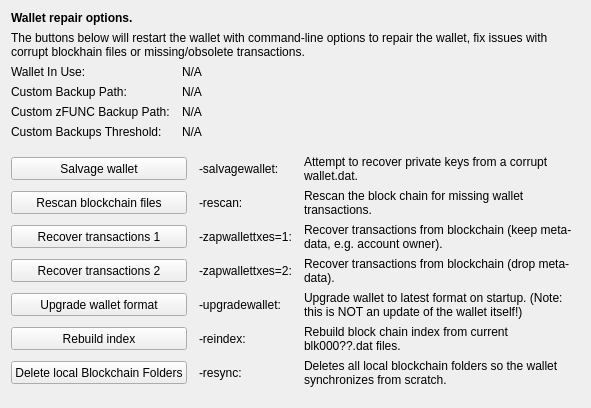
     <widget class="QWidget" name="tab_repair">
      <attribute name="title">
       <string>&amp;Wallet Repair</string>
      </attribute>
      <layout class="QGridLayout" name="gridLayout_4" columnstretch="0,0,0,0">
       <property name="horizontalSpacing">
        <number>12</number>
       </property>
       <item row="0" column="0" colspan="4">
        <widget class="QLabel" name="label_repair_header">
         <property name="font">
          <font>
           <weight>75</weight>
           <bold>true</bold>
          </font>
         </property>
         <property name="text">
          <string>Wallet repair options.</string>
         </property>
        </widget>
       </item>
       <item row="1" column="0" colspan="4">
        <widget class="QLabel" name="label_repair_helptext">
         <property name="font">
          <font>
           <weight>50</weight>
           <bold>false</bold>
          </font>
         </property>
         <property name="text">
          <string>The buttons below will restart the wallet with command-line options to repair the wallet, fix issues with corrupt blockhain files or missing/obsolete transactions.</string>
         </property>
         <property name="wordWrap">
          <bool>true</bool>
         </property>
        </widget>
       </item>
       <item row="2" column="0">
        <widget class="QLabel" name="wallet_path_label">
         <property name="text">
          <string>Wallet In Use:</string>
         </property>
        </widget>
       </item>
       <item row="2" column="1" colspan="3">
        <widget class="QLabel" name="wallet_path">
         <property name="cursor">
          <cursorShape>IBeamCursor</cursorShape>
         </property>
         <property name="text">
          <string>N/A</string>
         </property>
         <property name="textFormat">
          <enum>Qt::PlainText</enum>
         </property>
         <property name="textInteractionFlags">
          <set>Qt::LinksAccessibleByMouse|Qt::TextSelectableByKeyboard|Qt::TextSelectableByMouse</set>
         </property>
        </widget>
       </item>
       <item row="3" column="0">
        <widget class="QLabel" name="wallet_custombackuppath_label">
         <property name="visible">
          <bool>false</bool>
         </property>
         <property name="text">
          <string>Custom Backup Path:</string>
         </property>
        </widget>
       </item>
       <item row="3" column="1" colspan="3">
        <widget class="QLabel" name="wallet_custombackuppath">
         <property name="cursor">
          <cursorShape>IBeamCursor</cursorShape>
         </property>
         <property name="visible">
          <bool>false</bool>
         </property>
         <property name="text">
          <string>N/A</string>
         </property>
         <property name="textFormat">
          <enum>Qt::PlainText</enum>
         </property>
         <property name="textInteractionFlags">
          <set>Qt::LinksAccessibleByMouse|Qt::TextSelectableByKeyboard|Qt::TextSelectableByMouse</set>
         </property>
        </widget>
       </item>
       <item row="4" column="0">
        <widget class="QLabel" name="wallet_customzfuncbackuppath_label">
         <property name="visible">
          <bool>false</bool>
         </property>
         <property name="text">
          <string>Custom zFUNC Backup Path:</string>
         </property>
        </widget>
       </item>
       <item row="4" column="1" colspan="3">
        <widget class="QLabel" name="wallet_customzfuncbackuppath">
         <property name="cursor">
          <cursorShape>IBeamCursor</cursorShape>
         </property>
         <property name="visible">
          <bool>false</bool>
         </property>
         <property name="text">
          <string>N/A</string>
         </property>
         <property name="textFormat">
          <enum>Qt::PlainText</enum>
         </property>
         <property name="textInteractionFlags">
          <set>Qt::LinksAccessibleByMouse|Qt::TextSelectableByKeyboard|Qt::TextSelectableByMouse</set>
         </property>
        </widget>
       </item>
       <item row="5" column="0">
        <widget class="QLabel" name="wallet_custombackupthreshold_label">
         <property name="visible">
          <bool>false</bool>
         </property>
         <property name="text">
          <string>Custom Backups Threshold:</string>
         </property>
        </widget>
       </item>
       <item row="5" column="1" colspan="3">
        <widget class="QLabel" name="wallet_custombackupthreshold">
         <property name="cursor">
          <cursorShape>IBeamCursor</cursorShape>
         </property>
         <property name="visible">
          <bool>false</bool>
         </property>
         <property name="text">
          <string>N/A</string>
         </property>
         <property name="textFormat">
          <enum>Qt::PlainText</enum>
         </property>
         <property name="textInteractionFlags">
          <set>Qt::LinksAccessibleByMouse|Qt::TextSelectableByKeyboard|Qt::TextSelectableByMouse</set>
         </property>
        </widget>
       </item>
       <item row="6" column="0">
        <spacer name="verticalSpacer_repair1">
         <property name="orientation">
          <enum>Qt::Vertical</enum>
         </property>
         <property name="sizeHint" stdset="0">
          <size>
           <width>10</width>
           <height>10</height>
          </size>
         </property>
        </spacer>
       </item>
       <item row="7" column="0" colspan="2">
        <widget class="QPushButton" name="btn_salvagewallet">
         <property name="minimumSize">
          <size>
           <width>100</width>
           <height>23</height>
          </size>
         </property>
         <property name="text">
          <string>Salvage wallet</string>
         </property>
        </widget>
       </item>
       <item row="7" column="2">
        <widget class="QLabel" name="label_repair_salvage_command">
         <property name="text">
          <string notr="true">-salvagewallet:</string>
         </property>
        </widget>
       </item>
       <item row="7" column="3">
        <widget class="QLabel" name="label_repair_salvage">
         <property name="text">
          <string>Attempt to recover private keys from a corrupt wallet.dat.</string>
         </property>
         <property name="wordWrap">
          <bool>true</bool>
         </property>
        </widget>
       </item>
       <item row="8" column="0" colspan="2">
        <widget class="QPushButton" name="btn_rescan">
         <property name="minimumSize">
          <size>
           <width>100</width>
           <height>23</height>
          </size>
         </property>
         <property name="text">
          <string>Rescan blockchain files</string>
         </property>
        </widget>
       </item>
       <item row="8" column="2">
        <widget class="QLabel" name="label_repair_rescan_command">
         <property name="text">
          <string notr="true">-rescan:</string>
         </property>
        </widget>
       </item>
       <item row="8" column="3">
        <widget class="QLabel" name="label_repair_rescan">
         <property name="text">
          <string>Rescan the block chain for missing wallet transactions.</string>
         </property>
         <property name="wordWrap">
          <bool>true</bool>
         </property>
        </widget>
       </item>
       <item row="9" column="0" colspan="2">
        <widget class="QPushButton" name="btn_zapwallettxes1">
         <property name="minimumSize">
          <size>
           <width>100</width>
           <height>23</height>
          </size>
         </property>
         <property name="text">
          <string>Recover transactions 1</string>
         </property>
        </widget>
       </item>
       <item row="9" column="2">
        <widget class="QLabel" name="label_repair_zap1_command">
         <property name="text">
          <string notr="true">-zapwallettxes=1:</string>
         </property>
        </widget>
       </item>
       <item row="9" column="3">
        <widget class="QLabel" name="label_repair_zap1">
         <property name="text">
          <string>Recover transactions from blockchain (keep meta-data, e.g. account owner).</string>
         </property>
         <property name="wordWrap">
          <bool>true</bool>
         </property>
        </widget>
       </item>
       <item row="10" column="0" colspan="2">
        <widget class="QPushButton" name="btn_zapwallettxes2">
         <property name="minimumSize">
          <size>
           <width>100</width>
           <height>23</height>
          </size>
         </property>
         <property name="text">
          <string>Recover transactions 2</string>
         </property>
        </widget>
       </item>
       <item row="10" column="2">
        <widget class="QLabel" name="label_repair_zap2_command">
         <property name="text">
          <string notr="true">-zapwallettxes=2:</string>
         </property>
        </widget>
       </item>
       <item row="10" column="3">
        <widget class="QLabel" name="label_repair_zap2">
         <property name="text">
          <string>Recover transactions from blockchain (drop meta-data).</string>
         </property>
         <property name="wordWrap">
          <bool>true</bool>
         </property>
        </widget>
       </item>
       <item row="11" column="0" colspan="2">
        <widget class="QPushButton" name="btn_upgradewallet">
         <property name="minimumSize">
          <size>
           <width>100</width>
           <height>23</height>
          </size>
         </property>
         <property name="text">
          <string>Upgrade wallet format</string>
         </property>
        </widget>
       </item>
       <item row="11" column="2">
        <widget class="QLabel" name="label_repair_upgrade_command">
         <property name="text">
          <string notr="true">-upgradewallet:</string>
         </property>
        </widget>
       </item>
       <item row="11" column="3">
        <widget class="QLabel" name="label_repair_upgrade">
         <property name="text">
          <string>Upgrade wallet to latest format on startup. (Note: this is NOT an update of the wallet itself!)</string>
         </property>
         <property name="wordWrap">
          <bool>true</bool>
         </property>
        </widget>
       </item>
       <item row="12" column="0" colspan="2">
        <widget class="QPushButton" name="btn_reindex">
         <property name="minimumSize">
          <size>
           <width>100</width>
           <height>23</height>
          </size>
         </property>
         <property name="text">
          <string>Rebuild index</string>
         </property>
        </widget>
       </item>
       <item row="12" column="2">
        <widget class="QLabel" name="label_repair_reindex_command">
         <property name="text">
          <string notr="true">-reindex:</string>
         </property>
        </widget>
       </item>
       <item row="12" column="3">
        <widget class="QLabel" name="label_repair_reindex">
         <property name="text">
          <string>Rebuild block chain index from current blk000??.dat files.</string>
         </property>
         <property name="wordWrap">
          <bool>true</bool>
         </property>
        </widget>
       </item>
       <item row="13" column="0" colspan="2">
        <widget class="QPushButton" name="btn_resync">
         <property name="minimumSize">
          <size>
           <width>100</width>
           <height>23</height>
          </size>
         </property>
         <property name="text">
          <string>Delete local Blockchain Folders</string>
         </property>
        </widget>
       </item>
       <item row="13" column="2">
        <widget class="QLabel" name="label_repair_resync_command">
         <property name="text">
          <string>-resync:</string>
         </property>
        </widget>
       </item>
       <item row="13" column="3">
        <widget class="QLabel" name="label_repair_resync">
         <property name="text">
          <string>Deletes all local blockchain folders so the wallet synchronizes from scratch.</string>
         </property>
         <property name="wordWrap">
          <bool>true</bool>
         </property>
        </widget>
       </item>
       <item row="14" column="0">
        <spacer name="verticalSpacer_repair2">
         <property name="orientation">
          <enum>Qt::Vertical</enum>
         </property>
         <property name="sizeHint" stdset="0">
          <size>
           <width>20</width>
           <height>10</height>
          </size>
         </property>
        </spacer>
       </item>
      </layout>
     </widget>
